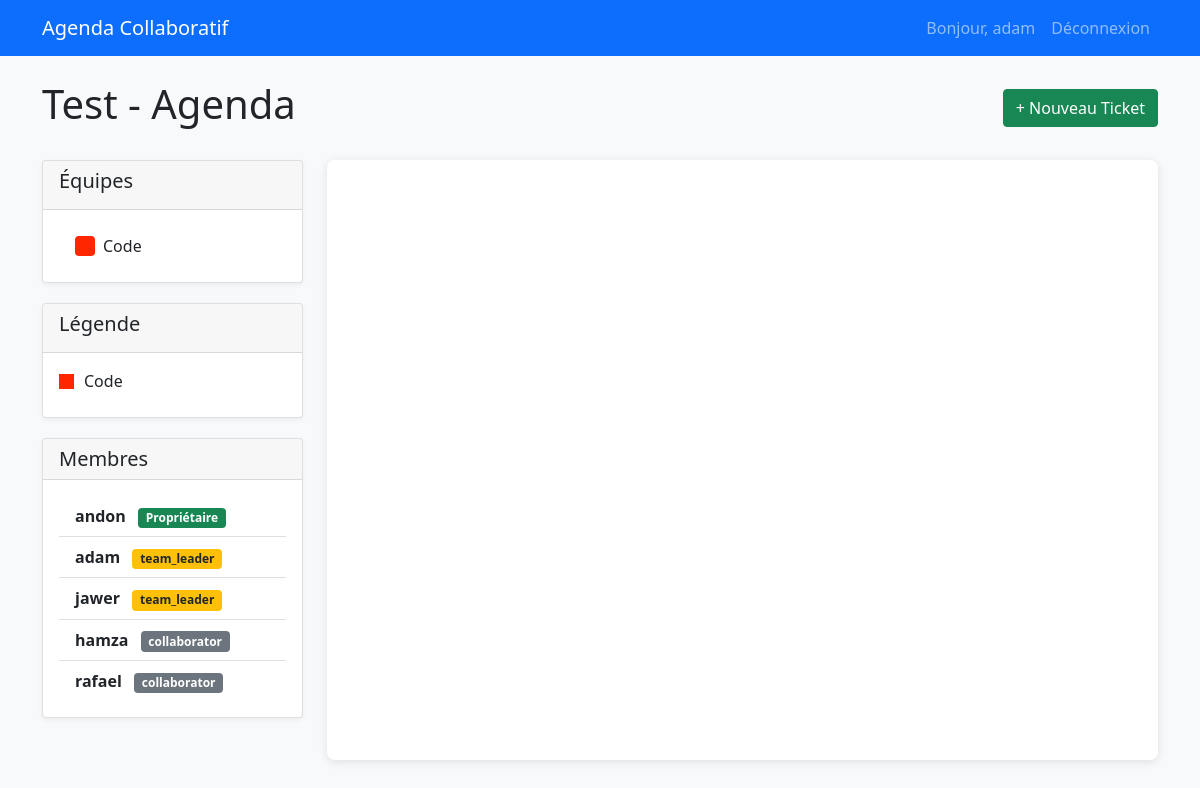
/agenda/1 (signed in), run on the app's committed database.
### models.py (models this page shows, shortened)
class User(UserMixin, db.Model):
    id = db.Column(db.Integer, primary_key=True)
    username = db.Column(db.String(80), unique=True, nullable=False)
    email = db.Column(db.String(120), unique=True, nullable=False)
    password_hash = db.Column(db.String(200), nullable=False)
    created_at = db.Column(db.DateTime, default=datetime.utcnow)
    agenda_ownerships = db.relationship('Agenda', backref='owner', lazy=True)
    team_memberships = db.relationship('TeamMember', backref='user', lazy=True)

class Agenda(db.Model):
    id = db.Column(db.Integer, primary_key=True)
    name = db.Column(db.String(100), nullable=False)
    description = db.Column(db.Text)
    created_at = db.Column(db.DateTime, default=datetime.utcnow)
    owner_id = db.Column(db.Integer, db.ForeignKey('user.id'), nullable=False)
    teams = db.relationship('Team', backref='agenda', lazy=True, cascade='all, delete-orphan')
    tickets = db.relationship('Ticket', backref='agenda', lazy=True, cascade='all, delete-orphan')

class Team(db.Model):
    id = db.Column(db.Integer, primary_key=True)
    name = db.Column(db.String(100), nullable=False)
    color = db.Column(db.String(7), default='#3498db')  # Stocke la couleur hexadécimale
    agenda_id = db.Column(db.Integer, db.ForeignKey('agenda.id'), nullable=False)
    members = db.relationship('TeamMember', backref='team', lazy=True, cascade='all, delete-orphan')
    tickets = db.relationship('Ticket', backref='team', lazy=True)

class AgendaMember(db.Model):
    id = db.Column(db.Integer, primary_key=True)
    user_id = db.Column(db.Integer, db.ForeignKey('user.id'), nullable=False)
    agenda_id = db.Column(db.Integer, db.ForeignKey('agenda.id'), nullable=False)
    role = db.Column(db.String(20), nullable=False, default='collaborator')
    team_id = db.Column(db.Integer, db.ForeignKey('team.id'))
    invited_by = db.Column(db.Integer, db.ForeignKey('user.id'))
    joined_at = db.Column(db.DateTime, default=datetime.utcnow)
    __table_args__ = (db.UniqueConstraint('user_id', 'agenda_id', name='unique_agenda_membership'),)
    user = db.relationship('User', foreign_keys=[user_id])
    inviter = db.relationship('User', foreign_keys=[invited_by])
    agenda = db.relationship('Agenda')
    team = db.relationship('Team')

### app.py (the view)
@app.route('/agenda/<int:agenda_id>')
@login_required
def agenda_view(agenda_id):
    print(f"=== DEBUG: Accès à l'agenda {agenda_id} ===")
    agenda = Agenda.query.get_or_404(agenda_id)
    if agenda.owner_id != current_user.id:
        member = AgendaMember.query.filter_by(
            user_id=current_user.id,
            agenda_id=agenda_id
        ).first()
        if not member:
            flash('Accès non autorisé', 'danger')
            return redirect(url_for('dashboard'))
    agenda_members = AgendaMember.query.filter_by(agenda_id=agenda_id).all()
    teams = Team.query.filter_by(agenda_id=agenda_id).all()
    tickets = Ticket.query.filter_by(agenda_id=agenda_id).all()
    formatted_tickets = []
    for ticket in tickets:
        formatted_tickets.append({
            'id': ticket.id,
            'title': ticket.title,
            'start': ticket.start_time.isoformat(),
            'end': ticket.end_time.isoformat(),
            'color': ticket.color or '#2ecc71',
            'team': ticket.team.name if ticket.team else 'Sans équipe',
            'team_id': ticket.team_id
        })
    return render_template('agenda.html',
                         agenda=agenda,
                         teams=teams,
                         tickets=json.dumps(formatted_tickets),
                         agenda_members=agenda_members,
                         current_user_role=get_user_role(current_user.id, agenda_id))

### app.py (called while the page is built)
@login_manager.user_loader
def load_user(user_id):
    return User.query.get(int(user_id))

def get_user_role(user_id, agenda_id):
    if user_id == Agenda.query.get(agenda_id).owner_id:
        return 'owner'
    member = AgendaMember.query.filter_by(
        user_id=user_id,
        agenda_id=agenda_id
    ).first()
    return member.role if member else None

### templates/agenda.html (shortened to what this page needs)
{% extends "base.html" %}
{% block content %}
<div class="d-flex justify-content-between align-items-center mb-4">
    <h1>{{ agenda.name }} - Agenda</h1>
    <div>
        {% if current_user_role in ['owner', 'admin', 'team_leader'] %}
        <button class="btn btn-success" data-bs-toggle="modal" data-bs-target="#createTicketModal">
            + Nouveau Ticket
        </button>
        {% endif %}
    </div>
</div>
<div class="row">
    <div class="col-md-3">
        <div class="card">
            <div class="card-header">
                <h5>Équipes</h5>
            </div>
            <div class="card-body">
                <ul class="list-group list-group-flush">
                    {% for team in teams %}
                    <li class="list-group-item d-flex align-items-center">
                        <span class="badge me-2" style="background-color: {{ team.color }}; width: 20px; height: 20px; display: inline-block;"></span>
                        {{ team.name }}
                    </li>
                    {% else %}
                    <li class="list-group-item text-muted">Aucune équipe créée</li>
                    {% endfor %}
                </ul>
            </div>
        </div>
        <div class="card mt-3">
            <div class="card-header">
                <h5>Légende</h5>
            </div>
            <div class="card-body">
                {% for team in teams %}
                <div class="d-flex align-items-center mb-2">
                    <div style="width: 15px; height: 15px; background-color: {{ team.color }}; margin-right: 10px;"></div>
                    <span>{{ team.name }}</span>
                </div>
                {% else %}
                <p class="text-muted mb-0">Aucune équipe</p>
                {% endfor %}
            </div>
        </div>
        <div class="card mt-3">
            <div class="card-header d-flex justify-content-between align-items-center">
                <h5 class="mb-0">Membres</h5>
            </div>
            <div class="card-body">
                <ul class="list-group list-group-flush">
                    <li class="list-group-item">
                        <div class="d-flex justify-content-between align-items-center">
                            <div>
                                <strong>{{ agenda.owner.username }}</strong>
                                <span class="badge bg-success ms-2">Propriétaire</span>
                            </div>
                        </div>
                    </li>
                    {% for member in agenda_members %}
                    <li class="list-group-item">
                        <div class="d-flex justify-content-between align-items-center">
                            <div>
                                <strong>{{ member.user.username }}</strong>
                                <span class="badge
                                    {% if member.role == 'admin' %}bg-primary
                                    {% elif member.role == 'team_leader' %}bg-warning text-dark
                                    {% else %}bg-secondary{% endif %} ms-2">
                                    {{ member.role }}
                                </span>
                            </div>
                        </div>
                    </li>
                    {% endfor %}
                </ul>
            </div>
        </div>
    </div>
    <div class="col-md-9">
        <div id="calendar" style="height: 600px;"></div>
    </div>
</div>
{% endblock %}

### templates/base.html (shortened to what this page needs)
<!DOCTYPE html>
<html lang="fr">
<head>
    <link href="https://cdn.jsdelivr.net/npm/bootstrap@5.1.3/dist/css/bootstrap.min.css" rel="stylesheet">
    <link rel="stylesheet" href="{{ url_for('static', filename='css/style.css') }}">
</head>
<body>
    <nav class="navbar navbar-expand-lg navbar-dark bg-primary">
        <div class="container">
            <a class="navbar-brand" href="{{ url_for('dashboard') }}">Agenda Collaboratif</a>
            {% if current_user.is_authenticated %}
            <div class="navbar-nav ms-auto">
                <span class="nav-item nav-link">Bonjour, {{ current_user.username }}</span>
                <a class="nav-item nav-link" href="{{ url_for('auth.logout') }}">Déconnexion</a>
            </div>
            {% endif %}
        </div>
    </nav>
    <div class="container mt-4">
        {% block content %}{% endblock %}
    </div>
</body>
</html>

### static/css/style.css (style rules this page uses)
body { background-color: #f8f9fa; }
#calendar { background-color: white; padding: 20px; border-radius: 8px; box-shadow: 0 2px 10px rgba(0,0,0,0.1); }
.card { box-shadow: 0 2px 5px rgba(0,0,0,0.05); margin-bottom: 20px; }

### data on the page
User: username "adam"
Agenda: name "Test"
Team: name "Code"
User: owner.username "andon"
AgendaMember: user.username "adam", role "team_leader"
AgendaMember: user.username "jawer", role "team_leader"
AgendaMember: user.username "hamza", role "collaborator"
AgendaMember: user.username "rafael", role "collaborator"
